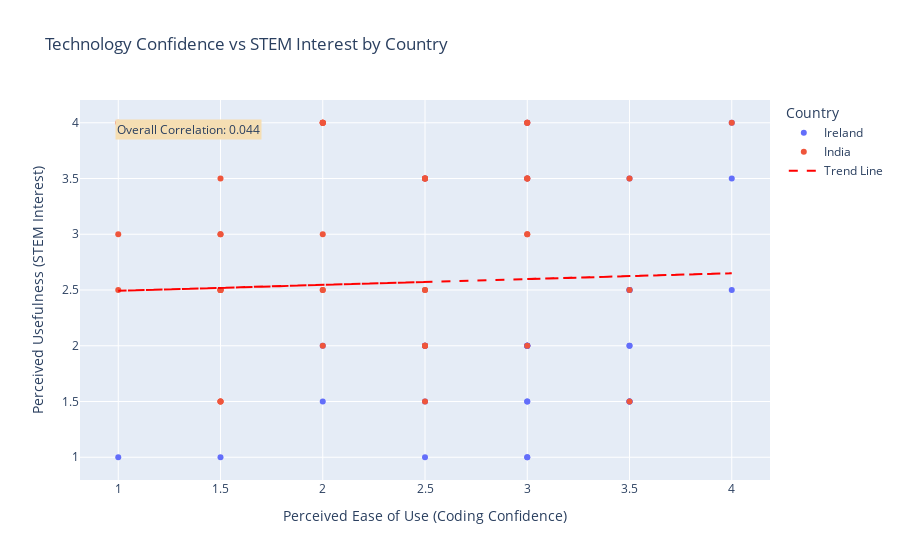

Notebook source saved alongside this figure:
### Markdown cell above
## Confidence vs Career Interest Scatter
Visualize relationship between coding confidence and STEM interest.

### Code cell
# Create scatter plot
fig = px.scatter(students_combined, x='PEOU_Score', y='PU_Score', color='Country', size_max=10,
                 title='Technology Confidence vs STEM Interest by Country',
                 labels={'PEOU_Score': 'Perceived Ease of Use (Coding Confidence)', 'PU_Score': 'Perceived Usefulness (STEM Interest)'})

# Add trend line
x = students_combined['PEOU_Score'].dropna()
y = students_combined['PU_Score'].dropna()
z = np.polyfit(x, y, 1)
p = np.poly1d(z)
trend_data = pd.DataFrame({'x': x, 'y': p(x)})
fig.add_scatter(x=trend_data['x'], y=trend_data['y'], mode='lines', name='Trend Line', line=dict(color='red', dash='dash'))

# Add correlation annotation
correlation = stats.pearsonr(x, y)[0]
fig.add_annotation(x=0.05, y=0.95, xref='paper', yref='paper', showarrow=False,
                   text=f'Overall Correlation: {correlation:.3f}', bgcolor='wheat')
fig.show()

### Figure 1 — Plotly figure (JSON) as saved in the notebook; plotly's stock layout.template omitted (floating-point values rounded to 4 significant figures)
{"data": [{"hovertemplate": "Country=Ireland<br>Perceived Ease of Use (Coding Confidence)=%{x}<br>Perceived Usefulness (STEM Interest)=%{y}<extra></extra>", "legendgroup": "Ireland", "marker": {"color": "#636efa", "symbol": "circle"}, "mode": "markers", "name": "Ireland", "orientation": "v", "showlegend": true, "type": "scatter", "x": [3, 3.5, 2.5, 3, 4, 1, 3, 2.5, 3.5, 3, 2.5, 3.5, 3.5, 3, 3.5, 2.5, 2, 3, 4, 3.5, 2.5, 3, 3, 3.5, 2, 1.5, 3.5, 4, 3, 3, 2.5, 3, 3, 3.5], "xaxis": "x", "y": [3.5, 1.5, 2, 2, 3.5, 1, 1.5, 2, 1.5, 2, 1.5, 2.5, 2, 2, 1.5, 1, 2, 1.5, 2.5, 2.5, 2, 1, 4, 3.5, 1.5, 1, 2.5, 4, 2, 2, 3.5, 2, 1, 2], "yaxis": "y"}, {"hovertemplate": "Country=India<br>Perceived Ease of Use (Coding Confidence)=%{x}<br>Perceived Usefulness (STEM Interest)=%{y}<extra></extra>", "legendgroup": "India", "marker": {"color": "#EF553B", "symbol": "circle"}, "mode": "markers", "name": "India", "orientation": "v", "showlegend": true, "type": "scatter", "x": [2.5, 3, 1.5, 3, 1.5, 3, 2, 2, 3, 1.5, 2.5, 1.5, 2, 2.5, 1.5, 3, 2, 2.5, 1, 2.5, 2, 1.5, 2, 2, 1, 3, 2.5, 2, 1, 3, 2.5, 3.5, 1.5, 3.5, 2.5, 1.5, 2.5, 3.5, 1.5, 3, 3, 2, 4, 1.5, 2.5], "xaxis": "x", "y": [3.5, 3, 3, 3.5, 2.5, 3.5, 4, 4, 4, 2.5, 2.5, 2.5, 4, 3.5, 1.5, 3, 4, 2.5, 4, 2, 3, 1.5, 2.5, 4, 3, 2, 1.5, 2, 2.5, 3.5, 2, 3.5, 3.5, 2.5, 3.5, 1.5, 3.5, 1.5, 2.5, 4, 4, 2.5, 4, 3, 2], "yaxis": "y"}, {"line": {"color": "red", "dash": "dash"}, "mode": "lines", "name": "Trend Line", "type": "scatter", "x": [3, 3.5, 2.5, 3, 4, 1, 3, 2.5, 3.5, 3, 2.5, 3.5, 3.5, 3, 3.5, 2.5, 2, 3, 4, 3.5, 2.5, 3, 3, 3.5, 2, 1.5, 3.5, 4, 3, 3, 2.5, 3, 3, 3.5, 2.5, 3, 1.5, 3, 1.5, 3, 2, 2, 3, 1.5, 2.5, 1.5, 2, 2.5, 1.5, 3, 2, 2.5, 1, 2.5, 2, 1.5, 2, 2, 1, 3, 2.5, 2, 1, 3, 2.5, 3.5, 1.5, 3.5, 2.5, 1.5, 2.5, 3.5, 1.5, 3, 3, 2, 4, 1.5, 2.5], "y": [2.598, 2.624, 2.572, 2.598, 2.651, 2.493, 2.598, 2.572, 2.624, 2.598, 2.572, 2.624, 2.624, 2.598, 2.624, 2.572, 2.546, 2.598, 2.651, 2.624, 2.572, 2.598, 2.598, 2.624, 2.546, 2.52, 2.624, 2.651, 2.598, 2.598, 2.572, 2.598, 2.598, 2.624, 2.572, 2.598, 2.52, 2.598, 2.52, 2.598, 2.546, 2.546, 2.598, 2.52, 2.572, 2.52, 2.546, 2.572, 2.52, 2.598, 2.546, 2.572, 2.493, 2.572, 2.546, 2.52, 2.546, 2.546, 2.493, 2.598, 2.572, 2.546, 2.493, 2.598, 2.572, 2.624, 2.52, 2.624, 2.572, 2.52, 2.572, 2.624, 2.52, 2.598, 2.598, 2.546, 2.651, 2.52, 2.572]}], "layout": {"annotations": [{"bgcolor": "wheat", "showarrow": false, "text": "Overall Correlation: 0.044", "x": 0.05, "xref": "paper", "y": 0.95, "yref": "paper"}], "legend": {"title": {"text": "Country"}, "tracegroupgap": 0}, "title": {"text": "Technology Confidence vs STEM Interest by Country"}, "xaxis": {"anchor": "y", "domain": [0, 1], "title": {"text": "Perceived Ease of Use (Coding Confidence)"}}, "yaxis": {"anchor": "x", "domain": [0, 1], "title": {"text": "Perceived Usefulness (STEM Interest)"}}}}
